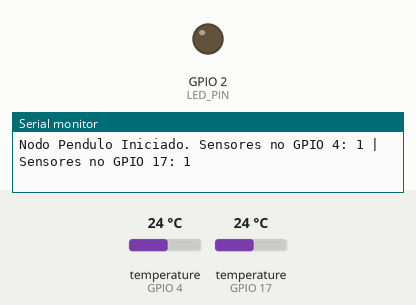
The sketch below on a simulated ESP32. Parts: output pins drawn as LEDs (lit = HIGH), the last lines printed to the serial monitor. The test bench sets the inputs (shaded band); at power-on: temperature (sensors on GPIO 4, GPIO 17) 24 °C.

Above: at 3.3 s.
At 6.69 s:
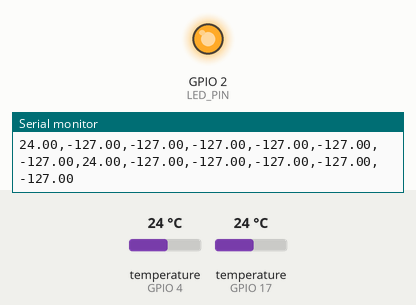
Timing chart, 0 to 8.8 s (numbered marks = the images above):
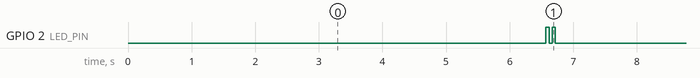

Measured:
- by itself, GPIO 2 (LED_PIN): repeats every 6.7 s: LOW 0.05 s, HIGH 0.05 s, LOW 6.6 s, HIGH 0.05 s

The sketch:

nodo_pendulo.ino
```cpp
/*
   PLACA: NODO PÊNDULO (ID 1)
   VERSÃO: Leitura Bruta + Blink Duplo
   HARDWARE: Sensores DS18B20 no GPIO 4 | LED no GPIO 2
*/

#include <DallasTemperature.h>
#include <OneWire.h>
#include <WiFi.h>
#include <esp_now.h>

// ================= CONFIGURAÇÃO =================
#define SENSOR_PIN_4   4    // Barramento GPIO 4 (7 sensores)
#define SENSOR_PIN_17  17   // Barramento GPIO 17 (6 sensores)
#define LED_PIN        2    // LED de status da placa
#define NODE_ID        3    // ID deste Nodo (consistente com o log)
#define INTERVALO      5000 // Envia a cada 5 segundos
#define BROADCAST_DATA_REQUEST 16 // Tipo de pacote para solicitar dados

// Inicialização das bibliotecas Dallas
OneWire oneWire4(SENSOR_PIN_4);
DallasTemperature sensors4(&oneWire4);

OneWire oneWire17(SENSOR_PIN_17);
DallasTemperature sensors17(&oneWire17);

// Estrutura de Dados
struct __attribute__((packed)) DataPacket {
  int node_id;
  int msg_type;    // 0=SENSOR_DATA, 1=MOTOR_COMMAND
  float temps[13]; // <-- AUMENTADO PARA 13 SENSORES
  float hum;
  bool motor_state;
  float threshold;
};

DataPacket myData;
uint8_t broadcastAddress[] = {0xFF, 0xFF, 0xFF, 0xFF, 0xFF, 0xFF};
esp_now_peer_info_t peerInfo;

unsigned long lastTime = 0;
volatile bool pendingDataSend = false;

// Callback de Envio (compatível com ESP32 Core v2 e v3)
#if defined(ESP_ARDUINO_VERSION) &&                                            \
    ESP_ARDUINO_VERSION >= ESP_ARDUINO_VERSION_VAL(3, 0, 0)
void OnDataSent(const wifi_tx_info_t *info, esp_now_send_status_t status) {}
#else
void OnDataSent(const uint8_t *mac_addr, esp_now_send_status_t status) {}
#endif

// NOVO: Callback de Recebimento de Comandos (compatível com ESP32 Core v2 e v3)
#if defined(ESP_ARDUINO_VERSION) &&                                            \
    ESP_ARDUINO_VERSION >= ESP_ARDUINO_VERSION_VAL(3, 0, 0)
void OnDataRecv(const esp_now_recv_info_t *info, const uint8_t *incomingData,
                int len) {
#else
void OnDataRecv(const uint8_t *mac, const uint8_t *incomingData, int len) {
#endif
  if (len == sizeof(DataPacket)) {
    DataPacket commandPacket;
    memcpy(&commandPacket, incomingData, sizeof(commandPacket));

    if (commandPacket.msg_type == BROADCAST_DATA_REQUEST) {
      Serial.println("Requisicao de dados recebida. Agendando envio...");
      pendingDataSend = true;
    }
  }
}

void setup() {
  Serial.begin(9600);

  // 1. Configura Pinos
  pinMode(LED_PIN, OUTPUT);
  digitalWrite(LED_PIN, LOW);

  // 2. Inicia Sensores nos dois barramentos
  sensors4.begin();
  sensors4.setResolution(12);          // Resolução de 12 bits para máxima precisão (0.0625°C)
  sensors4.setWaitForConversion(true);

  sensors17.begin();
  sensors17.setResolution(12);          // Resolução de 12 bits para máxima precisão (0.0625°C)
  sensors17.setWaitForConversion(true);

  Serial.print("Nodo Pendulo Iniciado. Sensores no GPIO 4: ");
  Serial.print(sensors4.getDeviceCount());
  Serial.print(" | Sensores no GPIO 17: ");
  Serial.println(sensors17.getDeviceCount());

  // 3. Inicia WiFi e ESP-NOW
  WiFi.mode(WIFI_STA);
  if (esp_now_init() != ESP_OK) {
    Serial.println("Erro ao iniciar ESP-NOW");
    ESP.restart();
  }

  esp_now_register_send_cb(OnDataSent);
  // Registra o callback para receber comandos do Gateway
  esp_now_register_recv_cb(OnDataRecv);

  // 4. Registra o Gateway
  memcpy(peerInfo.peer_addr, broadcastAddress, 6);
  peerInfo.channel = 0;
  peerInfo.encrypt = false;
  esp_now_add_peer(&peerInfo);
}

void sendSensorData() {
  // --- 1. REQUISIÇÃO ---
  sensors4.requestTemperatures();
  sensors17.requestTemperatures();

  // Prepara o pacote
  myData.node_id = NODE_ID;
  myData.msg_type = 0;        // Tipo 0 = Pacote de dados de sensor
  myData.motor_state = false; // Este nodo não possui motor
  myData.hum = 0.0;
  myData.threshold = 0.0;

  // --- 2. LEITURA E IMPRESSÃO (13 Sensores) ---
  // GPIO 4: 7 sensores (índices 0 a 6)
  for (int i = 0; i < 7; i++) {
    myData.temps[i] = sensors4.getTempCByIndex(i);
  }
  // GPIO 17: 6 sensores (índices 7 a 12, mapeados dos índices 0 a 5 do barramento)
  for (int i = 0; i < 6; i++) {
    myData.temps[7 + i] = sensors17.getTempCByIndex(i);
  }

  // Impressão serial em formato de leitura bruta (13 valores separados por vírgula)
  for (int i = 0; i < 13; i++) {
    Serial.print(myData.temps[i], 2);
    if (i < 12) {
      Serial.print(",");
    }
  }
  Serial.println();

  // --- 3. ENVIO ---
  esp_now_send(broadcastAddress, (uint8_t *)&myData, sizeof(myData));

  // --- 4. BLINK DUPLO (FEEDBACK VISUAL) ---
  digitalWrite(LED_PIN, HIGH);
  delay(50);
  digitalWrite(LED_PIN, LOW);
  delay(50);
  digitalWrite(LED_PIN, HIGH);
  delay(50);
  digitalWrite(LED_PIN, LOW);
  // -------------------------------------
}

void loop() {
  if (pendingDataSend) {
    pendingDataSend = false;
    sendSensorData();
  }
  if ((millis() - lastTime) > INTERVALO) {
    sendSensorData();
    lastTime = millis();
  }
}
```
